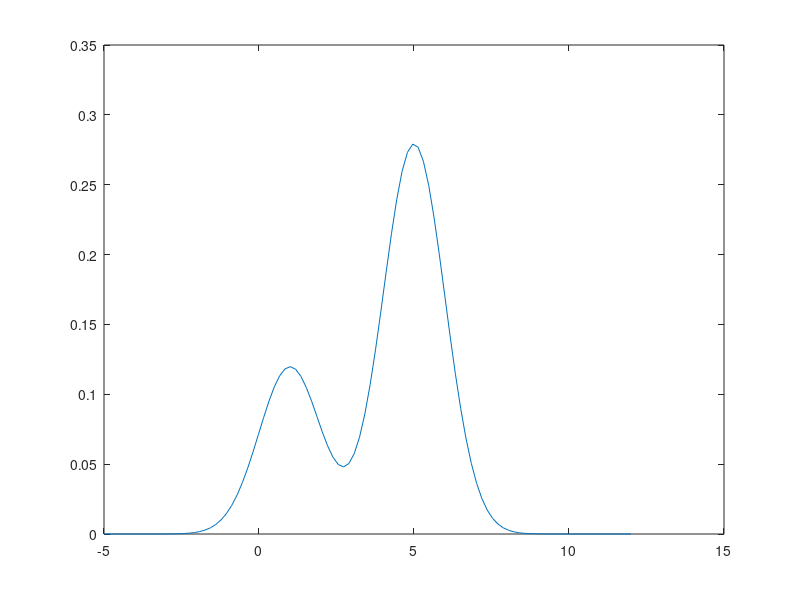

Here is the MATLAB script that generated this plot: (Note: this script raises an error after producing the figure.)
clc
clear
close all

mu = [1;5];
sigma = [1 1]; % shared diagonal covariance matrix

% gm = gmdistribution(mu,sigma);
f=@(x)0.3*normpdf(x,mu(1),sigma(1)^2)+0.7*normpdf(x,mu(2),sigma(2)^2);

a=-5;
b=12;

xplot = linspace(a,b,100);
yplot=f(xplot);

figure(1)
plot(xplot,yplot)

x=[];
cnt=1;
ErrRec=[];
while 1
    
    if isempty(x)
        xnew=a+(b-a)*rand(20,1);
    else
        xnew=[];
        nids=pmf_sampler(RMSEbox,1*5);
        for i=1:nb
                ns = sum(nids==i);
                lb = boxes{i,1};
                ub = boxes{i,2};
                xnew=[xnew;lb+(ub-lb)*rand(2*ns,1)];
        end
    end
    length(xnew)
    
    x=[x;xnew];
    y=f(x);
    
    tree = fitrtree(x,y,'MinParentSize',5,'MaxNumSplits',70,'MinLeafSize',5);
    ypred=tree.predict(x);
    boxes=getTree2Boxes(tree,a,b);
    
    nb=size(boxes,1);
    Mbox=zeros(1,nb);
    RMSEbox=zeros(1,nb);
    RelRMSEbox=zeros(1,nb);
    Nptbox=zeros(1,nb);
    A=0;
    for j=1:size(boxes,1)
        xlb=boxes{j,1};
        xub=boxes{j,2};
        m=boxes{j,4};
        A=A+(xub-xlb)*m;
        Mbox(j)=m;
        indin = (x>=xlb) & (x<xub);
        Nptbox(j)=sum(indin);
        RMSEbox(j)=sqrt(mean((ypred(indin)-y(indin)).^2));
        RelRMSEbox(j)=sqrt(mean(((ypred(indin)-y(indin))./(y(indin)+1)).^2));
    end
    Nptbox;
    figure(2)
    clf
    plot(xplot,yplot,'b','linewidth',2)
    hold on
    plot(x,y,'bo')
    disp(['Area = ',num2str(A)])
    for j=1:size(boxes,1)
        xlb=boxes{j,1};
        xub=boxes{j,2};
        yf=boxes{j,4};
        plot([xlb,xub],[yf,yf]/A,'g','linewidth',2)
        fill([xlb,xlb,xub,xub],[0,yf,yf,0]/A,'g','FaceColor','g','EdgeAlpha','0.1','FaceAlpha',0.4,'LineWidth',0.2)
        alpha 0.5
    end
    hold off
    grid on
    xlabel('x')
    ylabel('p(x)')
    plot_paper_optim(struct('setfigsize',1))
    pause(1)
    fname = ['simulations/TreeAdaptIllustrate/Approx_',num2str(cnt,'%03d')];
    saveas(gcf,fname,'png')
    saveas(gcf,fname,'fig')
    pause(1)
    
    RMSEerr=sqrt(mean((ypred-y).^2));
    RelRMSEerr=sqrt(mean(((ypred-y)./(y+1)).^2));
    
    ee=[cnt,length(x),RMSEerr,RelRMSEerr*100];
    ee
    ErrRec=vertcat(ErrRec,ee);
    
    cnt=cnt+1;
    if cnt>20
        break
    end
%     keyboard

    
end

figure(4)
yyaxis left
plot(ErrRec(:,1),ErrRec(:,3),'bo-','linewidth',2)
xlabel('iterations')
ylabel('RMSE')

yyaxis right
plot(ErrRec(:,1),ErrRec(:,2),'ro-','linewidth',2);
ylabel('# samples')

plot_paper_optim(struct('setfigsize',1))
grid
